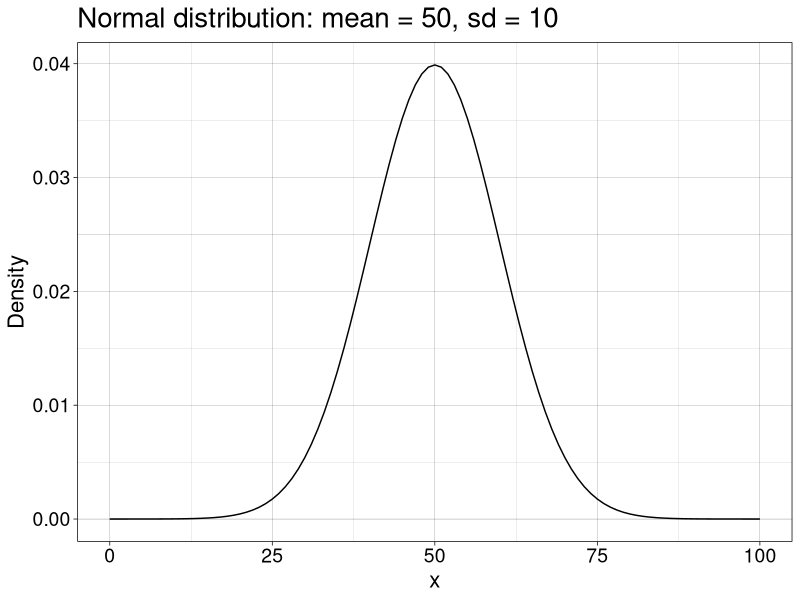
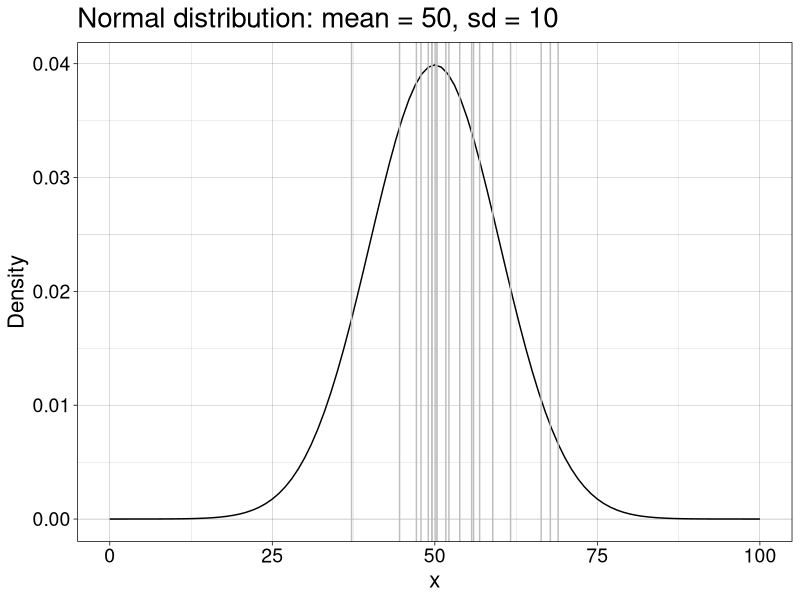
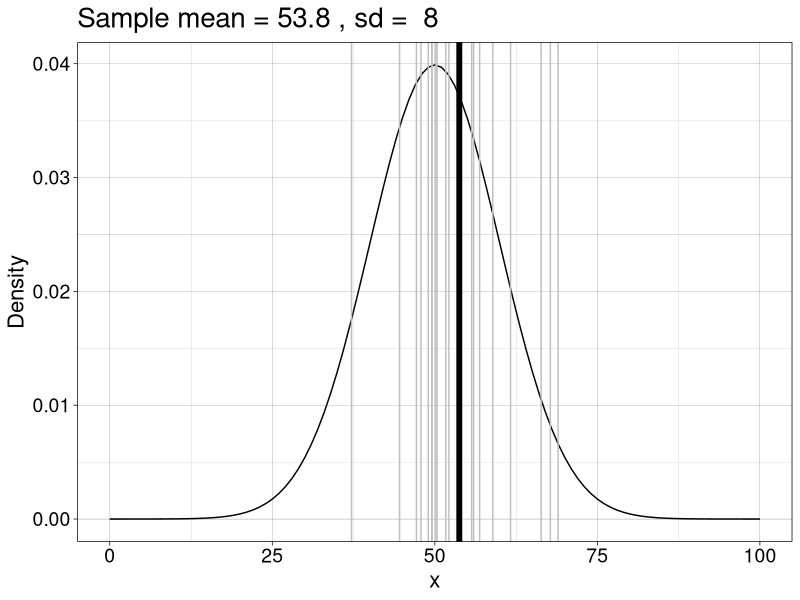
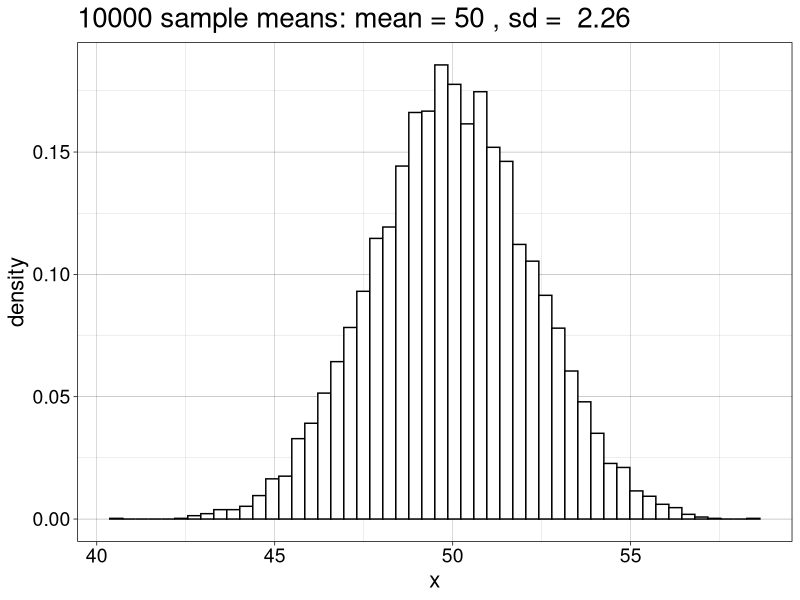

Generate these figures, in order, with R: (Note: this script raises an error after producing the figures.)
## ---- chunk 1
knitr::opts_chunk$set(echo = TRUE)
## ---- chunk 2
# dependencies
library(ggplot2)
library(tibble)
## ---- chunk 3
# population
m <- 50
sd <- 10
ggplot(data.frame(x = c(0, 100)), aes(x)) + theme_linedraw() +
  stat_function(fun = dnorm, args = list(mean = m, sd = sd)) + 
labs(y = "Density") +
  theme(axis.text = element_text(size = 14),
        axis.title = element_text(size = 16),
        plot.title = element_text(size=20)) +
  ggtitle(paste0("Normal distribution: mean = ",m,", sd = ",sd))
# ggsave(filename = "b3_normdist.pdf")
## ---- chunk 4
# one sample
set.seed(4)
n <- 20
samp <- rnorm(n, m, sd)
ggplot(data.frame(x = c(0, 100)), aes(x)) + theme_linedraw() +
  stat_function(fun = dnorm, args = list(mean = m, sd = sd)) +
  geom_vline(xintercept = samp, colour = "grey") + 
labs(y = "Density") +
  theme(axis.text = element_text(size = 14),
        axis.title = element_text(size = 16),
        plot.title = element_text(size=20)) +
  ggtitle(paste0("Normal distribution: mean = ",m,", sd = ",sd))
# ggsave(filename = "b3_normdist_1samp.pdf")
## ---- chunk 5
# one sample + mean
set.seed(4)
n <- 20
samp <- rnorm(n, m, sd)
ggplot(data.frame(x = c(0, 100)), aes(x)) + theme_linedraw() +
  stat_function(fun = dnorm, args = list(mean = m, sd = sd)) +
  geom_vline(xintercept = samp, colour = "grey") +
  geom_vline(xintercept = mean(samp), size = 2) + 
labs(y = "Density") +
  theme(axis.text = element_text(size = 14),
        axis.title = element_text(size = 16),
        plot.title = element_text(size=20)) +
  ggtitle(paste("Sample mean =",round(mean(samp),digits=1),", sd = ",round(sd(samp),digits=1)))
# ggsave(filename = "b3_normdist_1samp_mean.pdf")
## ---- chunk 6
# sampling distribution
set.seed(111) 
n <- 20
nsim <- 10000
samp.dist <- apply(matrix(rnorm(n*nsim, m, sd),nrow = nsim), 1, mean)

ggplot(data.frame(x=samp.dist), aes(x)) + theme_linedraw() +
  geom_histogram(aes(y = ..density..), colour = "black", fill = "white", bins = 50) +
  theme(axis.text = element_text(size = 14),
        axis.title = element_text(size = 16),
        plot.title = element_text(size=20)) +
  ggtitle(paste(nsim,"sample means: mean =",round(mean(samp.dist),digits=1),", sd = ",round(sd(samp.dist),digits=2)))
# ggsave(filename = "b3_normdist_10000samp_mean.pdf")
## ---- chunk 7
sd / sqrt(n)
## ---- chunk 8
sd(samp.dist)
## ---- chunk 9
# one sample
set.seed(4)
n <- 20
samp <- rnorm(n, m, sd)
t.test(samp)
## ---- chunk 10
# Formula
samp.m <- mean(samp) # sample mean
samp.v <- var(samp) # sample variance
sem <- sqrt(samp.v/n) # standard error of the mean
samp.t <- samp.m / sem
samp.t
## ---- chunk 11
ggplot(data.frame(x = c(-5, 5)), aes(x)) + theme_linedraw() +
  stat_function(fun = dt, args = list(df = df)) + 
labs(y = "Density") +
  theme(axis.text = element_text(size = 14),
        axis.title = element_text(size = 16),
        plot.title = element_text(size=20)) +
  ggtitle(paste0("t distribution: df = ",df,", ",(1-alpha/2)*100,"th quantile = ",round(qt(1-alpha/2, df), digits=2))) +
  geom_vline(xintercept = c(-qt(1-alpha/2, df), qt(1-alpha/2, df)), colour = "green", size = 1)
## ---- chunk 12
alpha <- 0.05
df <- n-1 # degrees of freedom
ci <- vector("numeric",2)
ci[1] <- samp.m - qt(1-alpha/2, df)  * sem
ci[2] <- samp.m + qt(1-alpha/2, df)  * sem
ci
## ---- chunk 13
# population
m <- 5
s <- 5
location <- log(m^2 / sqrt(s^2 + m^2))
shape <- sqrt(log(1 + (s^2 / m^2)))
x <- seq(0, 20, .05)
ggplot(as_tibble(x), aes(value)) +
  theme_linedraw() +
  stat_function(fun = dlnorm, args = list(meanlog = location, sdlog = shape), size = 1) +
  labs(y = "Density") +
  theme(axis.title = element_text(size = 16),
        axis.text = element_text(size = 14),
        plot.title = element_text(size=20)) +
  ggtitle(paste0("Log normal distribution: mean = ",m,", sd = ",sd))
# ggsave(filename = "b3_lnormdist.pdf")
## ---- chunk 14
set.seed(777)
n <- 20
samp <- rlnorm(n, meanlog = location, sdlog = shape)
x <- seq(0, 20, .05)
ggplot(as_tibble(x), aes(value)) +
  theme_linedraw() +
  stat_function(fun = dlnorm, args = list(meanlog = location, sdlog = shape), size = 1) +
  geom_vline(xintercept = samp, colour = "grey") + 
  geom_vline(xintercept = mean(samp), size = 1.5) + 
labs(y = "Density") +
  theme(axis.text = element_text(size = 14),
        axis.title = element_text(size = 16),
        plot.title = element_text(size=20)) +
  ggtitle(paste0("Log normal distribution: mean = ",m,", sd = ",sd))
# ggsave(filename = "b3_lnormdist_1samp.pdf")
## ---- chunk 15
set.seed(777)
m <- 5
s <- 5
location <- log(m^2 / sqrt(s^2 + m^2))
shape <- sqrt(log(1 + (s^2 / m^2)))

# population mean?
lnorm.pop.m <- mean(rlnorm(1000000, meanlog = location, sdlog = shape))

n <- 20
nsamp <- 10000
# nsamp experiments in one go + compute mean for each one:
dist.samp <- apply(matrix(rlnorm(n*nsamp, meanlog = location, sdlog = shape), nrow = nsamp), 1, mean)

v <- as_tibble(dist.samp) 
ggplot(v, aes(x = value)) + theme_linedraw() +
        geom_histogram(aes(y = ..density..), colour = "black", fill = "white", bins = 50) +
  # geom_vline(xintercept = mean(dist.samp), size = 1.5) + 
  theme(axis.text = element_text(size = 14),
        axis.title = element_text(size = 16),
        plot.title = element_text(size=20)) +
  ggtitle(paste(nsim,"sample means: mean =",round(mean(dist.samp),digits=1),", sd = ",round(sd(dist.samp),digits=2)))
# ggsave(filename = "b3_lnormdist_10000samp_mean.pdf")
